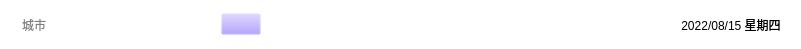
    <widget class="QWidget" name="widget_4" native="true">
     <property name="geometry">
      <rect>
       <x>0</x>
       <y>0</y>
       <width>801</width>
       <height>49</height>
      </rect>
     </property>
     <property name="styleSheet">
      <string notr="true">background-color: rgba(0, 170, 255,0);</string>
     </property>
     <layout class="QHBoxLayout" name="horizontalLayout_4">
      <property name="leftMargin">
       <number>15</number>
      </property>
      <property name="rightMargin">
       <number>20</number>
      </property>
      <item>
       <widget class="QLineEdit" name="leCity">
        <property name="minimumSize">
         <size>
          <width>200</width>
          <height>0</height>
         </size>
        </property>
        <property name="maximumSize">
         <size>
          <width>200</width>
          <height>16777215</height>
         </size>
        </property>
        <property name="styleSheet">
         <string notr="true">font: 14pt &quot;Microsoft YaHei UI&quot;;
background-color: rgb(255, 255, 255);
border-radius: 4px;
padding: 1px 5px</string>
        </property>
        <property name="placeholderText">
         <string>城市</string>
        </property>
       </widget>
      </item>
      <item>
       <widget class="QPushButton" name="btnSearch">
        <property name="styleSheet">
         <string notr="true">background-color: rgba(157, 133, 255,0);</string>
        </property>
        <property name="text">
         <string/>
        </property>
        <property name="icon">
         <iconset resource="main.qrc">
          <normaloff>:/res/search.png</normaloff>:/res/search.png</iconset>
        </property>
       </widget>
      </item>
      <item>
       <spacer name="horizontalSpacer_3">
        <property name="orientation">
         <enum>Qt::Horizontal</enum>
        </property>
        <property name="sizeHint" stdset="0">
         <size>
          <width>309</width>
          <height>20</height>
         </size>
        </property>
       </spacer>
      </item>
      <item>
       <widget class="QLabel" name="lblDate">
        <property name="styleSheet">
         <string notr="true">font: 20pt &quot;Arial&quot;;
background-color: rgba(255, 255, 255,0);</string>
        </property>
        <property name="text">
         <string>2022/08/15 星期四</string>
        </property>
        <property name="alignment">
         <set>Qt::AlignCenter</set>
        </property>
       </widget>
      </item>
     </layout>
    </widget>
